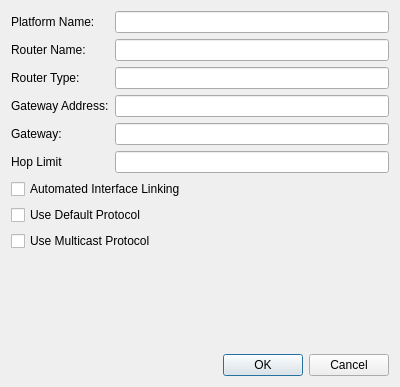
<?xml version="1.0" encoding="UTF-8"?>
<ui version="4.0">
 <class>CommVisRouterNodeDialog</class>
 <widget class="QDialog" name="CommVisRouterNodeDialog">
  <property name="geometry">
   <rect>
    <x>0</x>
    <y>0</y>
    <width>400</width>
    <height>387</height>
   </rect>
  </property>
  <property name="windowTitle">
   <string>Router</string>
  </property>
  <layout class="QVBoxLayout" name="verticalLayout_2">
   <item>
    <layout class="QVBoxLayout" name="verticalLayout">
     <item>
      <layout class="QFormLayout" name="formLayout">
       <item row="1" column="0">
        <widget class="QLabel" name="mPlatformNameLabel">
         <property name="text">
          <string>Platform Name: </string>
         </property>
        </widget>
       </item>
       <item row="2" column="0">
        <widget class="QLabel" name="mRouterNameLabel">
         <property name="text">
          <string>Router Name:</string>
         </property>
        </widget>
       </item>
       <item row="2" column="1">
        <widget class="QLineEdit" name="mRouterNameLineEdit">
         <property name="readOnly">
          <bool>true</bool>
         </property>
        </widget>
       </item>
       <item row="4" column="0">
        <widget class="QLabel" name="mGatewayAddressLabel">
         <property name="text">
          <string>Gateway Address:</string>
         </property>
        </widget>
       </item>
       <item row="4" column="1">
        <widget class="QLineEdit" name="mGatewayAddressLineEdit">
         <property name="readOnly">
          <bool>true</bool>
         </property>
        </widget>
       </item>
       <item row="5" column="0">
        <widget class="QLabel" name="mGatewayLabel">
         <property name="text">
          <string>Gateway:</string>
         </property>
        </widget>
       </item>
       <item row="5" column="1">
        <widget class="QLineEdit" name="mGatewayLineEdit">
         <property name="readOnly">
          <bool>true</bool>
         </property>
        </widget>
       </item>
       <item row="6" column="0">
        <widget class="QLabel" name="mHopLimitLabel">
         <property name="text">
          <string>Hop Limit</string>
         </property>
        </widget>
       </item>
       <item row="6" column="1">
        <widget class="QLineEdit" name="mHopLimitLineEdit">
         <property name="readOnly">
          <bool>true</bool>
         </property>
        </widget>
       </item>
       <item row="3" column="0">
        <widget class="QLabel" name="mRouterTypeLabel">
         <property name="text">
          <string>Router Type:</string>
         </property>
        </widget>
       </item>
       <item row="3" column="1">
        <widget class="QLineEdit" name="mRouterTypeLineEdit">
         <property name="readOnly">
          <bool>true</bool>
         </property>
        </widget>
       </item>
       <item row="1" column="1">
        <widget class="QLineEdit" name="mPlatformNameLineEdit">
         <property name="readOnly">
          <bool>true</bool>
         </property>
        </widget>
       </item>
      </layout>
     </item>
     <item>
      <widget class="QCheckBox" name="mAILCheckbox">
       <property name="text">
        <string>Automated Interface Linking</string>
       </property>
       <property name="checkable">
        <bool>true</bool>
       </property>
      </widget>
     </item>
     <item>
      <widget class="QCheckBox" name="mDefaultProtocolCheckbox">
       <property name="text">
        <string>Use Default Protocol</string>
       </property>
       <property name="checkable">
        <bool>true</bool>
       </property>
      </widget>
     </item>
     <item>
      <widget class="QCheckBox" name="mMulticastProtocolCheckbox">
       <property name="text">
        <string>Use Multicast Protocol</string>
       </property>
       <property name="checkable">
        <bool>true</bool>
       </property>
      </widget>
     </item>
    </layout>
   </item>
   <item>
    <spacer name="verticalSpacer">
     <property name="orientation">
      <enum>Qt::Vertical</enum>
     </property>
     <property name="sizeHint" stdset="0">
      <size>
       <width>20</width>
       <height>40</height>
      </size>
     </property>
    </spacer>
   </item>
   <item>
    <widget class="QDialogButtonBox" name="buttonBox">
     <property name="orientation">
      <enum>Qt::Horizontal</enum>
     </property>
     <property name="standardButtons">
      <set>QDialogButtonBox::Cancel|QDialogButtonBox::Ok</set>
     </property>
    </widget>
   </item>
  </layout>
 </widget>
 <tabstops>
  <tabstop>mPlatformNameLineEdit</tabstop>
  <tabstop>mRouterNameLineEdit</tabstop>
  <tabstop>mRouterTypeLineEdit</tabstop>
  <tabstop>mGatewayAddressLineEdit</tabstop>
  <tabstop>mGatewayLineEdit</tabstop>
  <tabstop>mHopLimitLineEdit</tabstop>
  <tabstop>mAILCheckbox</tabstop>
  <tabstop>mDefaultProtocolCheckbox</tabstop>
  <tabstop>mMulticastProtocolCheckbox</tabstop>
 </tabstops>
 <resources/>
 <connections>
  <connection>
   <sender>buttonBox</sender>
   <signal>accepted()</signal>
   <receiver>CommVisRouterNodeDialog</receiver>
   <slot>accept()</slot>
   <hints>
    <hint type="sourcelabel">
     <x>248</x>
     <y>254</y>
    </hint>
    <hint type="destinationlabel">
     <x>157</x>
     <y>274</y>
    </hint>
   </hints>
  </connection>
  <connection>
   <sender>buttonBox</sender>
   <signal>rejected()</signal>
   <receiver>CommVisRouterNodeDialog</receiver>
   <slot>reject()</slot>
   <hints>
    <hint type="sourcelabel">
     <x>316</x>
     <y>260</y>
    </hint>
    <hint type="destinationlabel">
     <x>286</x>
     <y>274</y>
    </hint>
   </hints>
  </connection>
 </connections>
</ui>
